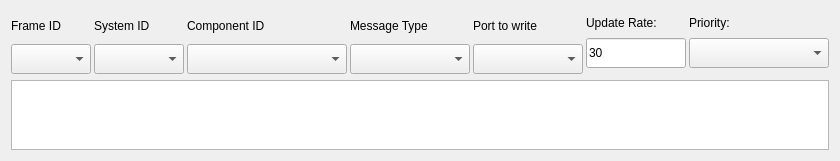
         <widget class="QWidget" name="scrollAreaWidgetContents">
          <property name="geometry">
           <rect>
            <x>0</x>
            <y>0</y>
            <width>840</width>
            <height>161</height>
           </rect>
          </property>
          <layout class="QVBoxLayout" name="verticalLayout_14">
           <item>
            <layout class="QHBoxLayout" name="horizontalLayout_6">
             <property name="spacing">
              <number>3</number>
             </property>
             <item>
              <layout class="QVBoxLayout" name="verticalLayout_7">
               <property name="spacing">
                <number>3</number>
               </property>
               <item>
                <widget class="QLabel" name="textBrowser_5">
                 <property name="sizePolicy">
                  <sizepolicy hsizetype="MinimumExpanding" vsizetype="Fixed">
                   <horstretch>0</horstretch>
                   <verstretch>0</verstretch>
                  </sizepolicy>
                 </property>
                 <property name="minimumSize">
                  <size>
                   <width>80</width>
                   <height>30</height>
                  </size>
                 </property>
                 <property name="maximumSize">
                  <size>
                   <width>16777215</width>
                   <height>30</height>
                  </size>
                 </property>
                 <property name="sizeIncrement">
                  <size>
                   <width>0</width>
                   <height>0</height>
                  </size>
                 </property>
                 <property name="baseSize">
                  <size>
                   <width>0</width>
                   <height>0</height>
                  </size>
                 </property>
                 <property name="layoutDirection">
                  <enum>Qt::LeftToRight</enum>
                 </property>
                 <property name="autoFillBackground">
                  <bool>false</bool>
                 </property>
                 <property name="text">
                  <string>Frame ID</string>
                 </property>
                </widget>
               </item>
               <item>
                <widget class="QComboBox" name="cmbx_relay_frameid">
                 <property name="sizePolicy">
                  <sizepolicy hsizetype="MinimumExpanding" vsizetype="Fixed">
                   <horstretch>30</horstretch>
                   <verstretch>0</verstretch>
                  </sizepolicy>
                 </property>
                 <property name="minimumSize">
                  <size>
                   <width>78</width>
                   <height>30</height>
                  </size>
                 </property>
                 <property name="maximumSize">
                  <size>
                   <width>16777215</width>
                   <height>16777215</height>
                  </size>
                 </property>
                 <property name="baseSize">
                  <size>
                   <width>0</width>
                   <height>0</height>
                  </size>
                 </property>
                 <property name="sizeAdjustPolicy">
                  <enum>QComboBox::AdjustToContents</enum>
                 </property>
                </widget>
               </item>
              </layout>
             </item>
             <item>
              <layout class="QVBoxLayout" name="verticalLayout_8">
               <property name="spacing">
                <number>3</number>
               </property>
               <item>
                <widget class="QLabel" name="textBrowser_7">
                 <property name="sizePolicy">
                  <sizepolicy hsizetype="MinimumExpanding" vsizetype="Fixed">
                   <horstretch>0</horstretch>
                   <verstretch>0</verstretch>
                  </sizepolicy>
                 </property>
                 <property name="minimumSize">
                  <size>
                   <width>90</width>
                   <height>30</height>
                  </size>
                 </property>
                 <property name="maximumSize">
                  <size>
                   <width>16777215</width>
                   <height>30</height>
                  </size>
                 </property>
                 <property name="sizeIncrement">
                  <size>
                   <width>0</width>
                   <height>0</height>
                  </size>
                 </property>
                 <property name="baseSize">
                  <size>
                   <width>0</width>
                   <height>0</height>
                  </size>
                 </property>
                 <property name="layoutDirection">
                  <enum>Qt::LeftToRight</enum>
                 </property>
                 <property name="autoFillBackground">
                  <bool>false</bool>
                 </property>
                 <property name="text">
                  <string>System ID</string>
                 </property>
                </widget>
               </item>
               <item>
                <widget class="QComboBox" name="cmbx_relay_sysid">
                 <property name="sizePolicy">
                  <sizepolicy hsizetype="MinimumExpanding" vsizetype="Fixed">
                   <horstretch>30</horstretch>
                   <verstretch>0</verstretch>
                  </sizepolicy>
                 </property>
                 <property name="minimumSize">
                  <size>
                   <width>80</width>
                   <height>30</height>
                  </size>
                 </property>
                 <property name="maximumSize">
                  <size>
                   <width>16777215</width>
                   <height>16777215</height>
                  </size>
                 </property>
                 <property name="baseSize">
                  <size>
                   <width>0</width>
                   <height>0</height>
                  </size>
                 </property>
                 <property name="sizeAdjustPolicy">
                  <enum>QComboBox::AdjustToContents</enum>
                 </property>
                </widget>
               </item>
              </layout>
             </item>
             <item>
              <layout class="QVBoxLayout" name="verticalLayout_10">
               <property name="spacing">
                <number>3</number>
               </property>
               <item>
                <widget class="QLabel" name="textBrowser_8">
                 <property name="sizePolicy">
                  <sizepolicy hsizetype="MinimumExpanding" vsizetype="Fixed">
                   <horstretch>0</horstretch>
                   <verstretch>0</verstretch>
                  </sizepolicy>
                 </property>
                 <property name="minimumSize">
                  <size>
                   <width>160</width>
                   <height>30</height>
                  </size>
                 </property>
                 <property name="maximumSize">
                  <size>
                   <width>16777215</width>
                   <height>30</height>
                  </size>
                 </property>
                 <property name="sizeIncrement">
                  <size>
                   <width>0</width>
                   <height>0</height>
                  </size>
                 </property>
                 <property name="baseSize">
                  <size>
                   <width>0</width>
                   <height>0</height>
                  </size>
                 </property>
                 <property name="layoutDirection">
                  <enum>Qt::LeftToRight</enum>
                 </property>
                 <property name="autoFillBackground">
                  <bool>false</bool>
                 </property>
                 <property name="text">
                  <string>Component ID</string>
                 </property>
                </widget>
               </item>
               <item>
                <widget class="QComboBox" name="cmbx_relay_compid">
                 <property name="sizePolicy">
                  <sizepolicy hsizetype="MinimumExpanding" vsizetype="Fixed">
                   <horstretch>30</horstretch>
                   <verstretch>0</verstretch>
                  </sizepolicy>
                 </property>
                 <property name="minimumSize">
                  <size>
                   <width>160</width>
                   <height>30</height>
                  </size>
                 </property>
                 <property name="maximumSize">
                  <size>
                   <width>16777215</width>
                   <height>16777215</height>
                  </size>
                 </property>
                 <property name="baseSize">
                  <size>
                   <width>0</width>
                   <height>0</height>
                  </size>
                 </property>
                 <property name="sizeAdjustPolicy">
                  <enum>QComboBox::AdjustToContents</enum>
                 </property>
                </widget>
               </item>
              </layout>
             </item>
             <item>
              <layout class="QVBoxLayout" name="verticalLayout_16">
               <property name="spacing">
                <number>3</number>
               </property>
               <item>
                <widget class="QLabel" name="textBrowser_15">
                 <property name="sizePolicy">
                  <sizepolicy hsizetype="MinimumExpanding" vsizetype="Fixed">
                   <horstretch>0</horstretch>
                   <verstretch>0</verstretch>
                  </sizepolicy>
                 </property>
                 <property name="minimumSize">
                  <size>
                   <width>120</width>
                   <height>30</height>
                  </size>
                 </property>
                 <property name="maximumSize">
                  <size>
                   <width>16777215</width>
                   <height>30</height>
                  </size>
                 </property>
                 <property name="sizeIncrement">
                  <size>
                   <width>0</width>
                   <height>0</height>
                  </size>
                 </property>
                 <property name="baseSize">
                  <size>
                   <width>0</width>
                   <height>0</height>
                  </size>
                 </property>
                 <property name="layoutDirection">
                  <enum>Qt::LeftToRight</enum>
                 </property>
                 <property name="autoFillBackground">
                  <bool>false</bool>
                 </property>
                 <property name="text">
                  <string>Message Type</string>
                 </property>
                </widget>
               </item>
               <item>
                <widget class="QComboBox" name="cmbx_relay_msg_type">
                 <property name="sizePolicy">
                  <sizepolicy hsizetype="MinimumExpanding" vsizetype="Fixed">
                   <horstretch>0</horstretch>
                   <verstretch>0</verstretch>
                  </sizepolicy>
                 </property>
                 <property name="minimumSize">
                  <size>
                   <width>110</width>
                   <height>30</height>
                  </size>
                 </property>
                 <property name="maximumSize">
                  <size>
                   <width>16777215</width>
                   <height>16777215</height>
                  </size>
                 </property>
                 <property name="baseSize">
                  <size>
                   <width>0</width>
                   <height>0</height>
                  </size>
                 </property>
                 <property name="sizeAdjustPolicy">
                  <enum>QComboBox::AdjustToContents</enum>
                 </property>
                </widget>
               </item>
              </layout>
             </item>
             <item>
              <layout class="QVBoxLayout" name="verticalLayout_11">
               <property name="spacing">
                <number>3</number>
               </property>
               <item>
                <widget class="QLabel" name="textBrowser_11">
                 <property name="sizePolicy">
                  <sizepolicy hsizetype="MinimumExpanding" vsizetype="Fixed">
                   <horstretch>0</horstretch>
                   <verstretch>0</verstretch>
                  </sizepolicy>
                 </property>
                 <property name="minimumSize">
                  <size>
                   <width>110</width>
                   <height>30</height>
                  </size>
                 </property>
                 <property name="maximumSize">
                  <size>
                   <width>16777215</width>
                   <height>30</height>
                  </size>
                 </property>
                 <property name="sizeIncrement">
                  <size>
                   <width>0</width>
                   <height>0</height>
                  </size>
                 </property>
                 <property name="baseSize">
                  <size>
                   <width>0</width>
                   <height>0</height>
                  </size>
                 </property>
                 <property name="layoutDirection">
                  <enum>Qt::LeftToRight</enum>
                 </property>
                 <property name="autoFillBackground">
                  <bool>false</bool>
                 </property>
                 <property name="text">
                  <string>Port to write</string>
                 </property>
                </widget>
               </item>
               <item>
                <widget class="QComboBox" name="cmbx_relay_port_name">
                 <property name="sizePolicy">
                  <sizepolicy hsizetype="MinimumExpanding" vsizetype="Fixed">
                   <horstretch>0</horstretch>
                   <verstretch>0</verstretch>
                  </sizepolicy>
                 </property>
                 <property name="minimumSize">
                  <size>
                   <width>100</width>
                   <height>30</height>
                  </size>
                 </property>
                 <property name="maximumSize">
                  <size>
                   <width>16777215</width>
                   <height>16777215</height>
                  </size>
                 </property>
                 <property name="baseSize">
                  <size>
                   <width>0</width>
                   <height>0</height>
                  </size>
                 </property>
                 <property name="sizeAdjustPolicy">
                  <enum>QComboBox::AdjustToContents</enum>
                 </property>
                </widget>
               </item>
              </layout>
             </item>
             <item>
              <layout class="QVBoxLayout" name="verticalLayout_13">
               <property name="spacing">
                <number>3</number>
               </property>
               <item>
                <widget class="QLabel" name="textBrowser_6">
                 <property name="sizePolicy">
                  <sizepolicy hsizetype="MinimumExpanding" vsizetype="Fixed">
                   <horstretch>0</horstretch>
                   <verstretch>0</verstretch>
                  </sizepolicy>
                 </property>
                 <property name="text">
                  <string>Update Rate:</string>
                 </property>
                 <property name="alignment">
                  <set>Qt::AlignLeading|Qt::AlignLeft|Qt::AlignVCenter</set>
                 </property>
                </widget>
               </item>
               <item>
                <widget class="QLineEdit" name="txt_relay_update_rate_hz">
                 <property name="sizePolicy">
                  <sizepolicy hsizetype="MinimumExpanding" vsizetype="Fixed">
                   <horstretch>0</horstretch>
                   <verstretch>0</verstretch>
                  </sizepolicy>
                 </property>
                 <property name="minimumSize">
                  <size>
                   <width>75</width>
                   <height>30</height>
                  </size>
                 </property>
                 <property name="maximumSize">
                  <size>
                   <width>16777215</width>
                   <height>16777215</height>
                  </size>
                 </property>
                 <property name="inputMask">
                  <string notr="true"/>
                 </property>
                 <property name="text">
                  <string notr="true">30</string>
                 </property>
                 <property name="maxLength">
                  <number>10</number>
                 </property>
                </widget>
               </item>
              </layout>
             </item>
             <item>
              <layout class="QVBoxLayout" name="verticalLayout_12">
               <property name="spacing">
                <number>3</number>
               </property>
               <item>
                <widget class="QLabel" name="textBrowser_16">
                 <property name="sizePolicy">
                  <sizepolicy hsizetype="MinimumExpanding" vsizetype="Fixed">
                   <horstretch>0</horstretch>
                   <verstretch>0</verstretch>
                  </sizepolicy>
                 </property>
                 <property name="text">
                  <string>Priority:</string>
                 </property>
                 <property name="alignment">
                  <set>Qt::AlignLeading|Qt::AlignLeft|Qt::AlignVCenter</set>
                 </property>
                </widget>
               </item>
               <item>
                <widget class="QComboBox" name="cmbx_relay_priority">
                 <property name="sizePolicy">
                  <sizepolicy hsizetype="MinimumExpanding" vsizetype="Fixed">
                   <horstretch>0</horstretch>
                   <verstretch>0</verstretch>
                  </sizepolicy>
                 </property>
                 <property name="minimumSize">
                  <size>
                   <width>140</width>
                   <height>30</height>
                  </size>
                 </property>
                 <property name="sizeAdjustPolicy">
                  <enum>QComboBox::AdjustToContents</enum>
                 </property>
                </widget>
               </item>
              </layout>
             </item>
            </layout>
           </item>
           <item>
            <widget class="QTableWidget" name="tableWidget_mocap_relay">
             <property name="sizePolicy">
              <sizepolicy hsizetype="Expanding" vsizetype="Expanding">
               <horstretch>0</horstretch>
               <verstretch>0</verstretch>
              </sizepolicy>
             </property>
             <property name="sizeAdjustPolicy">
              <enum>QAbstractScrollArea::AdjustIgnored</enum>
             </property>
             <property name="editTriggers">
              <set>QAbstractItemView::NoEditTriggers</set>
             </property>
             <property name="tabKeyNavigation">
              <bool>false</bool>
             </property>
             <property name="showDropIndicator" stdset="0">
              <bool>false</bool>
             </property>
             <property name="dragDropOverwriteMode">
              <bool>false</bool>
             </property>
             <property name="selectionBehavior">
              <enum>QAbstractItemView::SelectItems</enum>
             </property>
             <attribute name="horizontalHeaderCascadingSectionResizes">
              <bool>true</bool>
             </attribute>
            </widget>
           </item>
          </layout>
         </widget>
